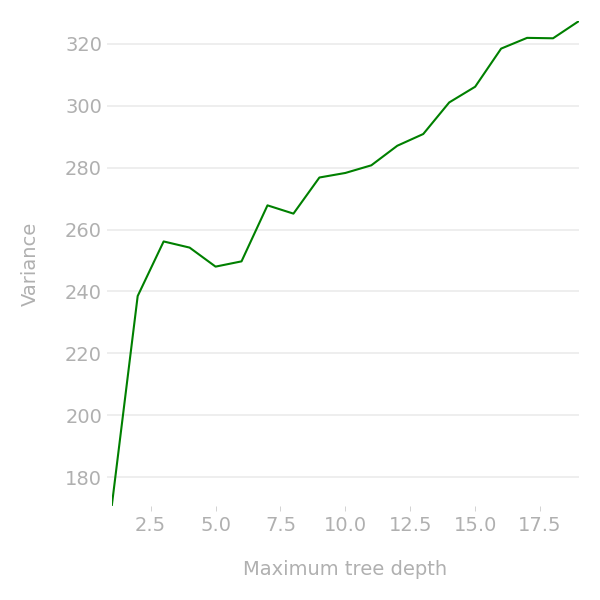

Here is the Python script that generated this plot:
import matplotx
from matplotlib import pyplot as plt

from decompose.dvc_utils import get_fn_color, cwd_path
from illustrations.plot_utils import plot_1d_fn_mini, put_caption
import numpy as np
from numpy import mean
from sklearn.datasets import make_regression
from sklearn.model_selection import train_test_split
from sklearn.tree import DecisionTreeRegressor

X, y = make_regression(n_samples=1000, n_features=1, noise=10, random_state=42)

# Define a range of maximum tree depths to explore
max_depths = range(1,20)
n_trials = 3


# Train decision trees with different depths and estimate bias-variance
variances = []
for depth in max_depths:

    trial_preds = []

    for trial in range(n_trials):

        X_train, X_test, y_train, y_test = train_test_split(X, y, test_size=0.2, random_state=13)

        model = DecisionTreeRegressor(max_depth=depth, random_state=42)
        model.fit(X_train, y_train)

        y_test_pred = model.predict(X_test)
        trial_preds.append(y_test_pred)

    mean_pred = mean(trial_preds)
    variances_per_example = [(trial_pred - mean_pred)**2 for trial_pred in trial_preds]
    variance_for_depth = mean(variances_per_example)

    variances.append(variance_for_depth)

plt.style.use(matplotx.styles.dufte)
plt.figure(figsize=(6,6))
plt.plot(max_depths, variances, color=get_fn_color("variance"))
plt.xlabel("Maximum tree depth")
plt.ylabel("Variance")
plt.tight_layout()

plot_id = "variance-vs-tree-depth"
plt.savefig(cwd_path(f"{plot_id}.png"))
put_caption(
    """
    Variances of decision trees of increasing depths. Evaluated for squared-error regression on a synthetic dataset.
    """,
    cwd_path(f"{plot_id}.tex")
)
